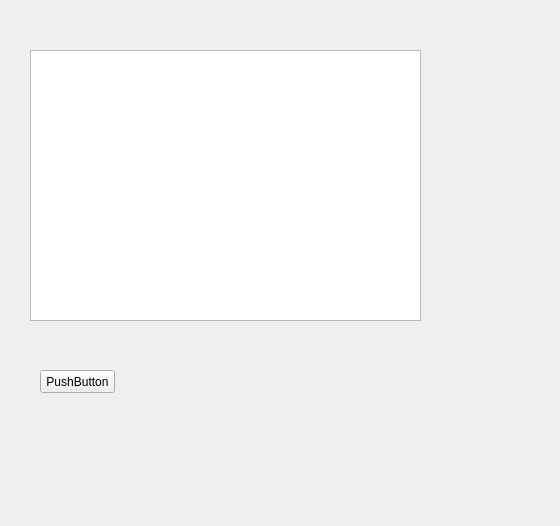
<?xml version="1.0" encoding="UTF-8"?>
<ui version="4.0">
 <class>Bluetooth_HWprotocol</class>
 <widget class="QWidget" name="Bluetooth_HWprotocol">
  <property name="geometry">
   <rect>
    <x>0</x>
    <y>0</y>
    <width>560</width>
    <height>526</height>
   </rect>
  </property>
  <property name="windowTitle">
   <string>Form</string>
  </property>
  <widget class="QListWidget" name="list">
   <property name="geometry">
    <rect>
     <x>30</x>
     <y>50</y>
     <width>391</width>
     <height>271</height>
    </rect>
   </property>
  </widget>
  <widget class="QPushButton" name="pushButton">
   <property name="geometry">
    <rect>
     <x>40</x>
     <y>370</y>
     <width>75</width>
     <height>23</height>
    </rect>
   </property>
   <property name="text">
    <string>PushButton</string>
   </property>
  </widget>
 </widget>
 <resources/>
 <connections/>
</ui>
